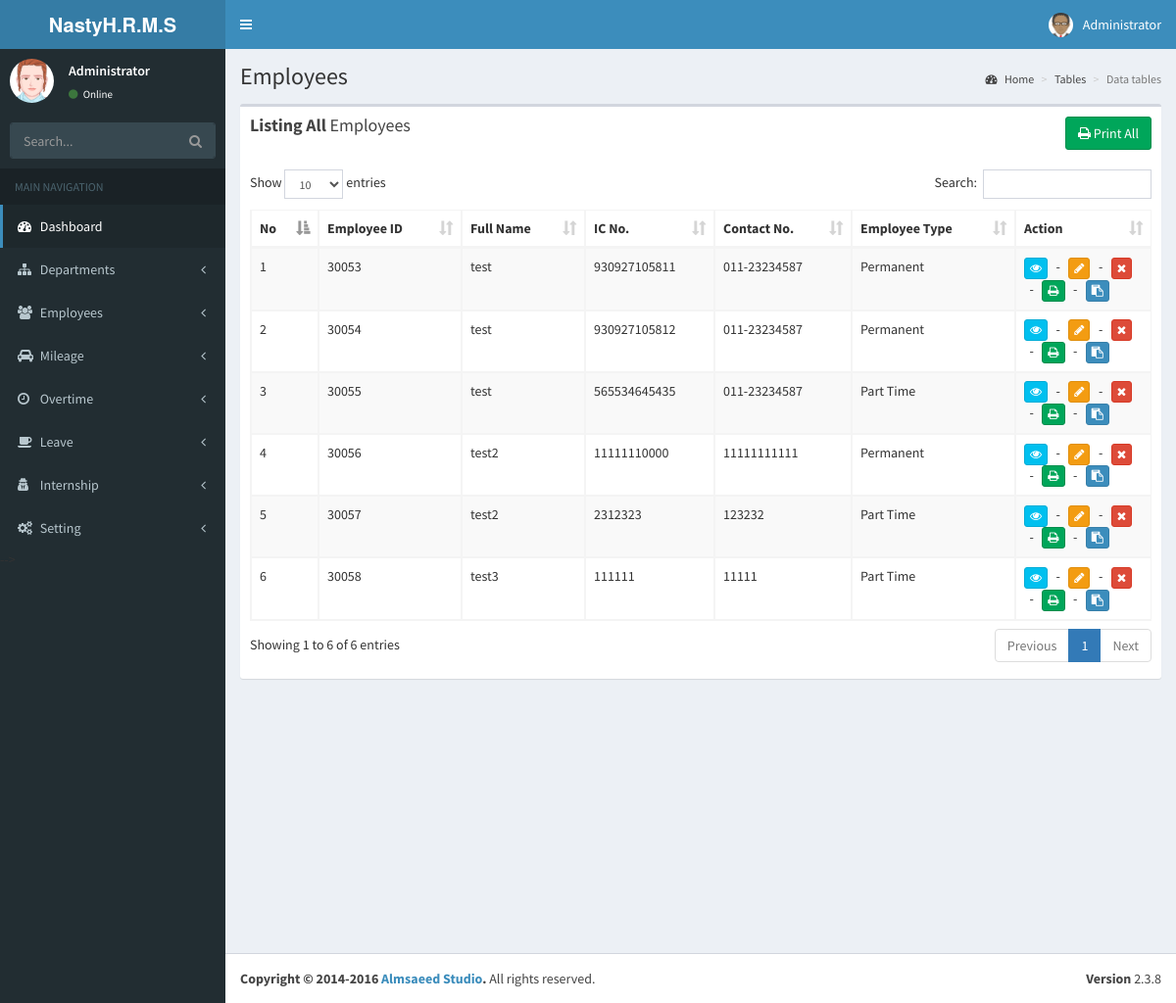
Page /dashboard/page/a5 on the committed database.
### tables this page shows
CREATE TABLE IF NOT EXISTS `employee_information` (
  `emp_id` int(5) NOT NULL AUTO_INCREMENT,
  `emp_fullname` varchar(100) NOT NULL,
  `ic_No` varchar(15) NOT NULL,
  `date_Birth` date NOT NULL,
  `marital` varchar(7) NOT NULL,
  `spouse_Name` varchar(30) NOT NULL,
  `emp_address` varchar(100) NOT NULL,
  `emp_poscode` int(11) NOT NULL,
  `emp_city` varchar(15) NOT NULL,
  `emp_state` varchar(25) NOT NULL,
  `emp_contactNo` varchar(12) NOT NULL,
  `emp_email` varchar(20) NOT NULL,
  `emp_hireDate` date NOT NULL,
  `employeeType` varchar(20) NOT NULL,
  `emp_socsoNo` varchar(20) NOT NULL,
  `emp_kwspNo` varchar(20) NOT NULL,
  `emp_accBank` varchar(20) NOT NULL,
  `emp_salary` decimal(10,0) NOT NULL,
  `emp_deptId` int(11) NOT NULL,
  `emp_designation` varchar(30) NOT NULL,
  `emp_annualLeave` int(5) NOT NULL,
  `emp_medicalLeave` int(11) NOT NULL,
  `emp_unpaidLeave` int(11) NOT NULL,
  PRIMARY KEY (`emp_id`)
);

### application/controllers/dashboard.php (called while the page is built, shortened)
<?php
class dashboard extends CI_Controller
{
	public function page($key)
    {
    	switch ($key)
    	{
        	 case 'a5':
                $this->load->database();
                $this->load->model('m_emp');
                $arr['arr'] = $this->m_emp->get();
            	  $this->load->view('nastyHRMS/navigation');
				        $this->load->view('nastyHRMS/header');
            	  $this->load->view('list_employee.php',$arr);
            	  break;
   		}
    }
}

### index.php (called while the page is built, shortened)
<?php
require_once BASEPATH.'core/CodeIgniter.php';

### application/models/m_emp.php (called while the page is built, shortened)
<?php
	class M_emp extends CI_Model {
		public function get($where = NULL) {
	        $this->db->select('*');
	        $this->db->from(self::TABLE_NAME);
	        $result = $this->db->get()->result();
	        if ($result) {
	            if ($where !== NULL) {
	                return array_shift($result);
	            } else {
	                return $result;
	            }
	        } else {
	            return false;
	        }
	    }
	}

### application/views/list_employee.php (the view, shortened to what this page needs)
<!DOCTYPE html>
<html>
<head>
  <link rel="stylesheet" href="<?php echo base_url();?>/bootstrap/css/bootstrap.min.css">
  <link rel="stylesheet" href="https://cdnjs.cloudflare.com/ajax/libs/font-awesome/4.5.0/css/font-awesome.min.css">
  <link rel="stylesheet" href="https://cdnjs.cloudflare.com/ajax/libs/ionicons/2.0.1/css/ionicons.min.css">
  <link rel="stylesheet" href="<?php echo base_url();?>/plugins/datatables/dataTables.bootstrap.css">
  <link rel="stylesheet" href="<?php echo base_url();?>/dist/css/AdminLTE.min.css">
  <link rel="stylesheet" href="<?php echo base_url();?>/dist/css/skins/_all-skins.min.css">
</head>
<body class="hold-transition skin-blue sidebar-mini">
<div class="wrapper">
  <div class="content-wrapper">
    <section class="content-header">
      <h1>
        Employees
      </h1>
      <ol class="breadcrumb">
        <li><a href="#"><i class="fa fa-dashboard"></i> Home</a></li>
        <li><a href="#">Tables</a></li>
        <li class="active">Data tables</li>
      </ol>
    </section>
    <section class="content">
      <div class="row">
        <div class="col-xs-12">
          <div class="box">
            <div class="box-header">
              <h3 class="box-title"><b>Listing All</b> Employees</h3>
              <a href="" name="print_all" id="print_all" class="btn btn-success pull-right"><i class="fa fa-print"></i> Print All</a>
            </div>
            <div class="box-body">
              <table id="example1" class="table table-bordered table-striped">
                <thead>
                <tr>
                  <th>No</th>
                  <th>Employee ID</th >
                  <th>Full Name</th>
                  <th>IC No.</th>
                  <th>Contact No.</th>
                  <th>Employee Type</th>
                  <th style="width: 15%;" id="exclude_header">Action</th>
                </tr>
                </thead>
                <tbody>
                <?php
                      $n = 0;
                      foreach ($arr as $emp):
                      $n++;
                ?>
                <tr>
                  <td><?= $n?></td>
                  <td><?= $emp->emp_id; ?></td>
                  <td><?= $emp->emp_fullname; ?></td>
                  <td><?= $emp->ic_No; ?></td>
                  <td><?= $emp->emp_contactNo; ?></td>
                  <td><?= $emp->employeeType; ?></td>
                  <td id="exclude_column"><a href="<?= site_url('dashboard/page/h4?view=').$emp->emp_id; ?>" name="c5" title="View Employee">
                  <button type="button" class="btn btn-info btn-xs" title="View"><i class="fa fa-eye"></i></button></a>
                  &nbsp;&nbsp;-&nbsp;&nbsp;
                  <a href="<?= site_url('dashboard/page/c27?edit=').$emp->emp_id; ?>" name="c5" title="Edit Employee">
                  <button type="button" class="btn btn-warning btn-xs"><i class="fa fa-pencil"></i></button></a>
                  &nbsp;&nbsp;-&nbsp;&nbsp;
                  <a onclick = "return onDel();" href="<?= site_url('dashboard/page/c26?delete=').$emp->emp_id; ?>" name="c5" title="Delete Employee">
                  <button type="button" class="btn btn-danger btn-xs"><i class="fa fa-close"></i></button></a>
                  &nbsp;&nbsp;-&nbsp;&nbsp;
                  <a onclick="window.open('<?= site_url('dashboard/page/c34?print=').$emp->emp_id; ?>');" name="c5" title="Print Employee">
                  <button type="button" class="btn btn-success btn-xs" title="View"><i class="fa fa-print"></i></button></a>
                  &nbsp;&nbsp;-&nbsp;&nbsp;
                  <a onclick="window.open('<?= site_url('dashboard/page/a18?view=').$emp->emp_id; ?>');" name="c5" title="Payslip Employee">
                  <button type="button" class="btn btn-primary btn-xs" title="Payslip Employee"><i class="fa fa-clipboard"></i></button></a>
                  </td>
                </tr>
                 <?php
                      endforeach;
                   ?>
                </tbody>
              </table>
            </div>
          </div>
        </div>
      </div>
    </section>
  </div>
  <footer class="main-footer">
    <div class="pull-right hidden-xs">
      <b>Version</b> 2.3.8
    </div>
    <strong>Copyright &copy; 2014-2016 <a href="http://almsaeedstudio.com">Almsaeed Studio</a>.</strong> All rights
    reserved.
  </footer>
</div>
</body>
</html>

### rows in the picture
employee_information: emp_id "30053", emp_fullname "test", ic_No "930927105811", emp_contactNo "011-23234587", employeeType "Permanent"
employee_information: emp_id "30054", emp_fullname "test", ic_No "930927105812", emp_contactNo "011-23234587", employeeType "Permanent"
employee_information: emp_id "30055", emp_fullname "test", ic_No "565534645435", emp_contactNo "011-23234587", employeeType "Part Time"
employee_information: emp_id "30056", emp_fullname "test2", ic_No "11111110000", emp_contactNo "11111111111", employeeType "Permanent"
employee_information: emp_id "30057", emp_fullname "test2", ic_No "2312323", emp_contactNo "123232", employeeType "Part Time"
employee_information: emp_id "30058", emp_fullname "test3", ic_No "111111", emp_contactNo "11111", employeeType "Part Time"
